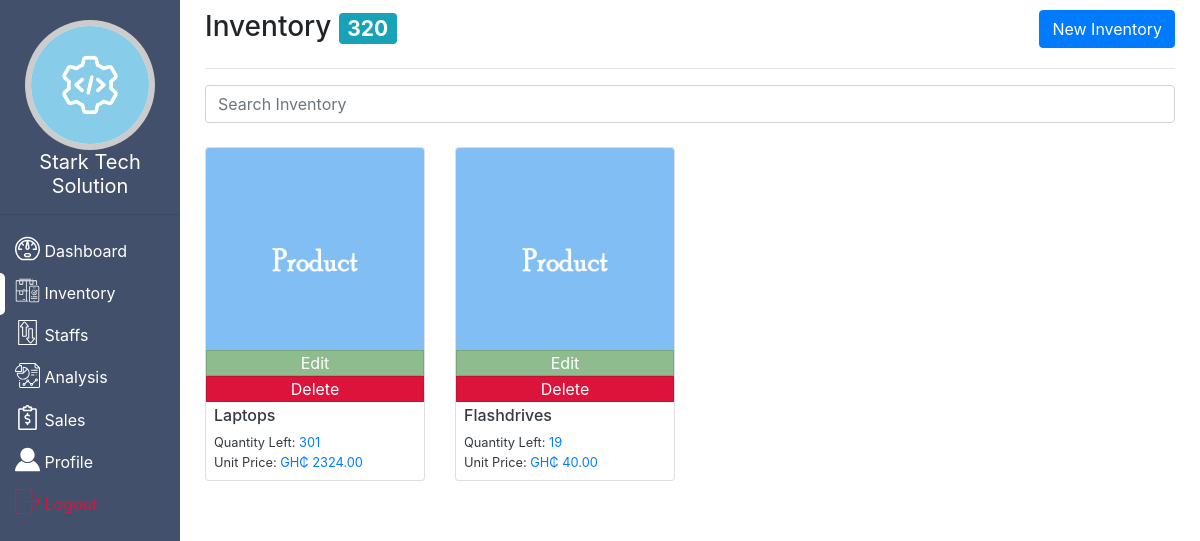
Before: /inventory/ (signed in) with the older database file.
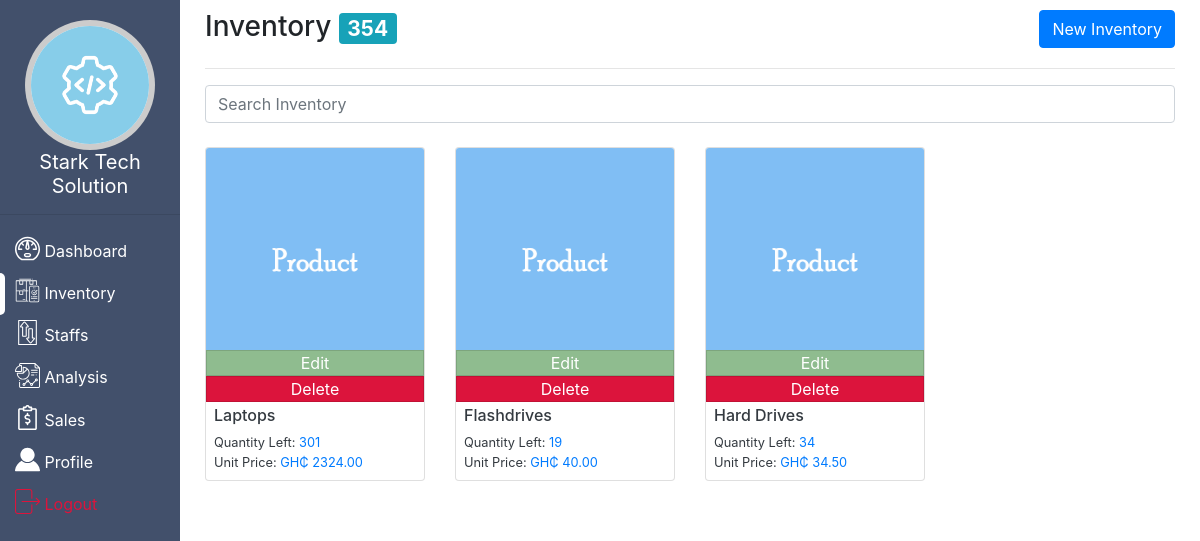
After: the same page with the newer database file.
### app/models.py (models this page shows, shortened)
class CompanyDetails(models.Model):
    user = models.OneToOneField(User,on_delete = models.CASCADE)
    name = models.CharField(max_length = 100)
    image = models.ImageField(upload_to = 'company_logo',default = "default_company_logo.png")
    mobile1 = models.CharField(max_length = 30)
    mobile2 = models.CharField(max_length = 30, null = True, blank  = True)
    location = models.CharField(max_length = 200)

class Product(models.Model):
    company = models.ForeignKey(CompanyDetails,on_delete = models.CASCADE)
    name = models.CharField(max_length = 200)
    unit_price = models.DecimalField(decimal_places = 2, max_digits = 65,default = 0.00)
    quantity = models.PositiveIntegerField(default = 1)
    image = models.ImageField(upload_to = f"product_images",default = 'product_logo.png')

### app/views.py (the view)
# urls.py: path('inventory/',app_views.InventoryView.as_view(),name = 'inventory'),
class InventoryView(LoginRequiredMixin,generic.ListView):
    model = Product
    template_name = 'app/inventory.html'
    def get_context_data(self,*args,**kwargs):
        context = super().get_context_data(*args,**kwargs)
        total_inventory = sum([p.quantity for p in self.request.user.companydetails.product_set.all()])
        context['total_inventory'] = total_inventory
        context['products'] = Product.objects.filter(company = self.request.user.companydetails)
        return context

### app/templates/app/inventory.html (shortened to what this page needs)
{% extends 'app/base.html' %}
{% load static %}
{% block content %}
    <div class="container-fluid">
        <div class="d-flex justify-content-between">
            <h3>Inventory <span class="badge badge-info">{{total_inventory}}</span></h3>
            <div>
                 <a id="new-inventory-create-url" href="{% url 'app:inventory_create' %}" class = 'btn btn-primary'> New Inventory</a>
            </div>
        </div><hr>
        <div class="form-group">
            <input type="search" id="search-inventory" placeholder="Search Inventory" class="form-control">
        </div>
        {% if products %}
            <div id="products" class="row">
                {% for product in products %}
                    <div class="col-6 col-sm-6 col-md-4 col-xl-3 mt-2">
                        <div class="card h-100">
                        <div class = 'options'>
                            <a href="{% url 'app:inventory_edit' product.pk %}">Edit</a>
                            <span id="{{product.id}}" class="delete-product">Delete</span>
                        </div>
                            <a href="{% url 'app:inventory_detail' product.pk %}">
                                <img src="{{ product.image.url }}" height="250px" class="card-img-top" alt="">
                                <div class="card-body p-2">
                                    <h6 class="text-dark" style="text-overflow: ellipsis;width: 100%;white-space: nowrap;overflow: hidden;">{{ product.name }}</h6>
                                    <p class="text-dark small m-auto">
                                    Quantity Left:
                                        <span class = 'text-primary'>{{ product.quantity }}</span>
                                    </p>
                                    <p class="text-dark small m-auto">
                                    Unit Price:
                                        <span class = 'text-primary'>GH&#8373; {{ product.unit_price }}</span>
                                    </p>
                                </div>
                            </a>
                        </div>
                    </div>
                {% endfor %}
            </div>
        {% else %}
            <div id="no-products">
                <h3 class="text-muted text-center">You haven't added any product.</h3>
                <a href="{% url 'app:inventory_create' %}" style="width: 300px;margin: 20px auto;display: block;" class="btn btn-primary">New Product</a>
            </div>
        {% endif %}
    </div>
{% endblock %}

### app/templates/app/base.html (shortened to what this page needs)
{% load static %}
<!DOCTYPE html>
<html lang="en">
<head>
    <link rel="stylesheet" href="{% static 'app\bootstrap.min.css' %}">
</head>
<body>
   <div id="side-menu">
       <img src="{{ user.companydetails.image.url }}" style ='background: white;width: 130px;border-radius: 50%;height: 130px;border: 6px solid rgba(0,0,0,.2);margin-top: 20px' alt="">
       <h5 style="font-weight: 400;">{{ user.companydetails.name }}</h5>
       <hr/>
       <ul>
           <li><a href="{% url 'app:home' %}" id="active">
              <img src="{% static 'app/images/dashboard.svg' %}" style="width: 25px;position: relative;bottom:4px" alt="">
               <span>Dashboard</span>
            </a></li>
           <li><a href="{% url 'app:inventory' %}">
              <img src="{% static 'app/images/inventory.svg' %}" style="width: 25px;position: relative;bottom:4px" alt="">
               <span>Inventory</span>
            </a></li>
            <li><a href="{% url 'app:staffs' %}">
              <img src="{% static 'app/images/transaction.svg' %}" style="width: 25px;position: relative;bottom:4px" alt="">
               <span>Staffs</span>
            </a></li>
           <li><a href="{% url 'app:analysis' %}">
              <img src="{% static 'app/images/analysis.svg' %}" style="width: 25px;position: relative;bottom:4px" alt="">
               <span>Analysis</span>
            </a></li>
           <li><a href="{% url 'app:sales_report' %}">
              <img src="{% static 'app/images/sales.svg' %}" style="width: 25px;position: relative;bottom:4px" alt="">
               <span>Sales</span>
            </a></li>
            <li><a href="{% url 'company:profile' %}">
              <img src="{% static 'app/images/profile.svg' %}" style="width: 25px;position: relative;bottom:4px" alt="">
              <span>Profile</span>
            </a></li>
           <li><a href="{% url 'company:logout' %}">
              <img src="{% static 'app/images/logout.svg' %}" style="width: 25px;position: relative;bottom:4px" alt="">
               <span>Logout</span>
            </a></li>
       </ul>
   </div>
   <div id="main-content">
       {% block content %}
       {% endblock %}
   </div>
</body>
</html>

### app/templates/app/base.html (style rules this page uses)
#side-menu { width: 180px; height: 100vh; position: fixed; top: 0px; left: 0px; background: #42506b; text-align: center; color: white; transition: all .3s ease-in-out; }
#side-menu > ul { margin: auto; padding: 0px; list-style: none; text-align: left; }
#side-menu > ul > li > a { display: block; padding: 8px 15px; color: white; position: relative; }
#side-menu > ul > li:last-child > a { color: crimson; }
#side-menu #active::before { content: ''; display: block; background: white; width: 5px; border-radius: 0px 5px 5px 0px; height: 100%; position: absolute; top: 0px; left: 0px; }
#main-content { width: calc(100% - 200px); height: 300px; position: relative; top: 10px; left: 190px; transition: all 0.3s ease-in-out; }

### app/templates/app/inventory.html (style rules this page uses)
.card { transition: all .2s ease-in-out; position: relative }
.options { position: absolute; width: 100%; top: 202px; }
.options > a, .options > span { display: block; text-align: center; transition: all .2s ease-in-out; cursor: pointer; }
.options > a { background: darkseagreen; border: thin solid rgba(0,0,0,.125); color: white; }
.options > span { background-color:crimson; border: thin solid rgba(0,0,0,.125); color: white; }

Changed rows visible on the page:
added Product: image (picture), name "Hard Drives", quantity "34", unit_price "34.50"
Other visible differences:
{{ total_inventory }}: "320" → "354"
